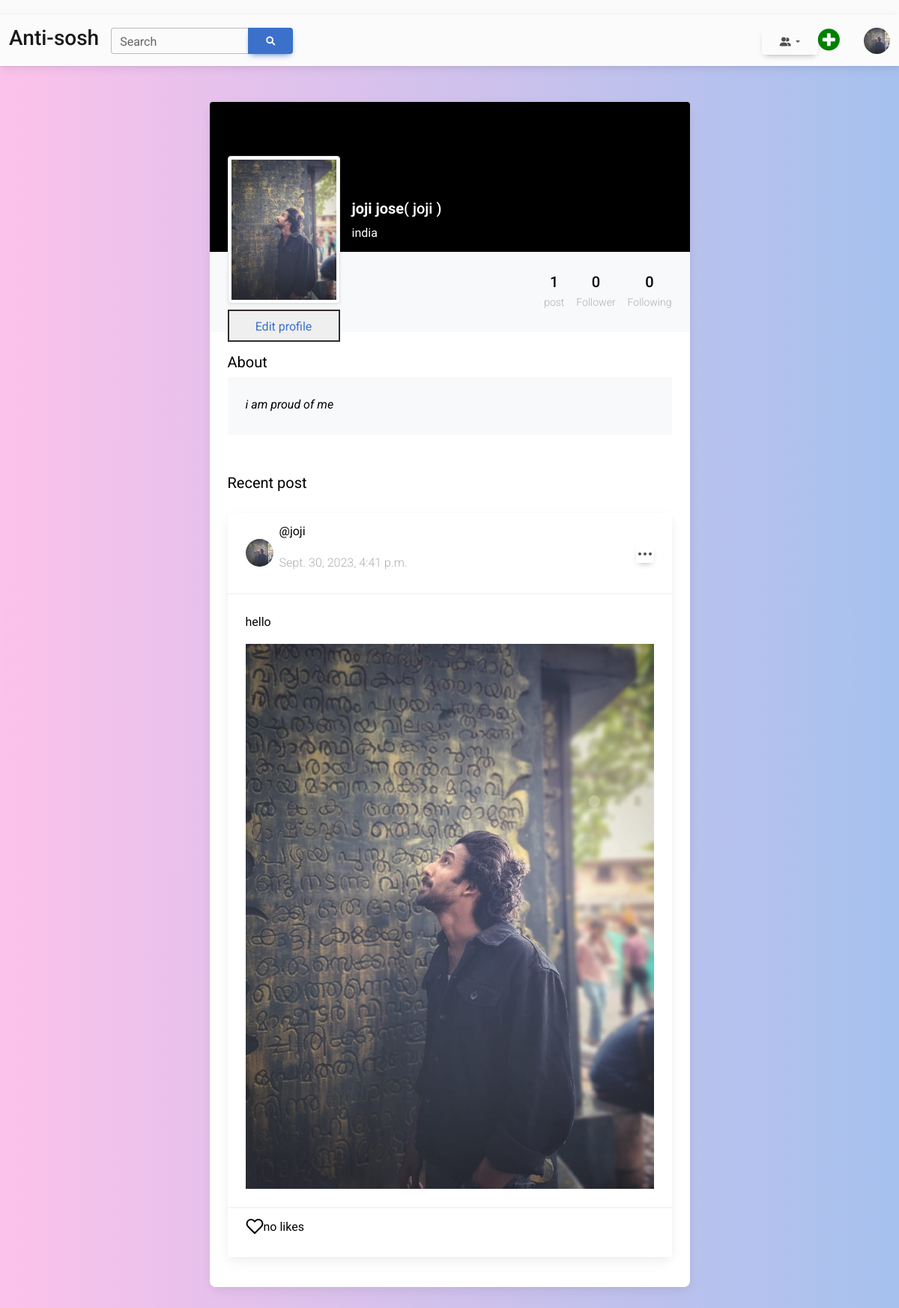
The app's page /profile/joji (signed in) with its own data.
### core/models.py (models this page shows, shortened)
class profile(models.Model):
    firstnm = models.CharField(blank=True, max_length=100)
    lastnm = models.CharField(blank=True, max_length=100)
    user = models.ForeignKey(user, on_delete=models.CASCADE)
    id_user = models.IntegerField()
    bio = models.TextField(blank=True)
    email = models.TextField(max_length=100, blank=True)
    profileimg = models.ImageField(upload_to="profile_image", default='user-6380868_1280.webp')
    location = models.CharField(max_length=100,)

class Post(models.Model):
    id = models.UUIDField(primary_key=True, default=uuid.uuid4)
    user = models.CharField(max_length=100)
    image = models.ImageField(upload_to="post_image")
    caption = models.TextField()
    created_at =models.DateTimeField(auto_now_add=True)
    no_of_like = models.IntegerField(default=0)

### core/views.py (the view)
# urls.py: path('profile/<str:pk>', views.profile_usr, name='profile_usr'),
@login_required(login_url='signin')
def profile_usr(request, pk):
    user_object = User.objects.get(username=pk)
    user_profile = profile.objects.get(user=user_object)
    user_post = Post.objects.filter(user=pk)
    user_post_length = len(user_post)
    follwr = request.user.username
    user = pk
    if FollowerCount.objects.filter(follower=follwr, user=pk).first():
        button_text = 'Unfollow'
    else:
        button_text = 'Follow'
    flwr_count = len(FollowerCount.objects.filter(user=pk))
    flwng_count = len(FollowerCount.objects.filter(follower=pk))
    context = {
        'user_object' : user_object,
        'user_profile' : user_profile,
        'user_post' : user_post,
        'user_post_length' : user_post_length,
        'button_text' : button_text,
        'flwr_count' : flwr_count,
        'flwng_count' : flwng_count
    }
    return render(request, 'profile.html', context)

### templates/profile.html (shortened to what this page needs)
{% extends 'base.html' %}
{% block body %}
<section class="h-100 gradient-custom-2">
    <div class="container py-5 h-100">
      <form action="/follow" method="post">
      <div class="row d-flex justify-content-center align-items-center h-100">
        <div class="col col-lg-9 col-xl-7">
          <div class="card">
            <div class="rounded-top text-white d-flex flex-row" style="background-color: #000; height:200px;">
              <div class="ms-4 mt-5 d-flex flex-column" style="width: 150px;">
                <img src="{{user_profile.profileimg.url}}"
                  alt="Generic placeholder image" class="img-fluid img-thumbnail mt-4 mb-2"
                  style="width: 150px; z-index: 1">
                    {% if user_object.username == user.username %}
                    <button type="button" class="btn-outline-dark " data-mdb-ripple-color="dark"
                style="z-index: 1;">
				<a href="/setting"> Edit profile</a>
              </button>
                    {% else %}
					<button type="submit" class="btn-outline-dark " data-mdb-ripple-color="dark"
					style="z-index: 1;">
					{{button_text}}
				  </button>
				     {% endif %}
              </div>
              <div class="ms-3" style="margin-top: 130px;">
                <h5><strong>{{user_profile.firstnm}} {{user_profile.lastnm}}</strong>( {{user_profile.user}} )</h5>
                <p>{{user_profile.location}}</p>
              </div>
            </div>
            <div class="p-4 text-black" style="background-color: #f8f9fa;">
              <div class="d-flex justify-content-end text-center py-1">
                <div>
                    {% if user_post_length == 0 %}
                    <p class="mb-1 h5">{{user_post_length}}</p>
                  <p class="small text-muted mb-0">No post</p>
                  {% elif user_post_length == 1%}
                  <p class="mb-1 h5">{{user_post_length}}</p>
                  <p class="small text-muted mb-0">post</p>
                  {% else %}
                  <p class="mb-1 h5">{{user_post_length}}</p>
                  <p class="small text-muted mb-0">posts</p>
                  {% endif %}
                </div>
                <div class="px-3">
                    {% if flwr_count == 0 or flwr_count == 1 %}
                  <p class="mb-1 h5">{{flwr_count}}</p>
                  <p class="small text-muted mb-0">Follower</p>
                  {% else %}
                  <p class="mb-1 h5">{{flwr_count}}</p>
                  <p class="small text-muted mb-0">Followers</p>
                  {% endif %}
                </div>
                <div>
                  <p class="mb-1 h5">{{flwng_count}}</p>
                  <p class="small text-muted mb-0">Following</p>
                </div>
              </div>
            </div>
            <div class="card-body p-4 text-black">
              <div class="mb-5">
                <p class="lead fw-normal mb-1">About</p>
                <div class="p-4" style="background-color: #f8f9fa;">
                  <p class="font-italic mb-1">{{user_profile.bio}}</p>
                </div>
              </div>
			  <div class="d-flex justify-content-between align-items-center mb-4">
        </form>
				<p class="lead fw-normal mb-0">Recent post</p>
			  </div>
			  {% for post in user_post  %}
				  <div class="row">
					  <div class="col-md-12 grid-margin">
						  <div class="card rounded">
							  <div class="card-header">
								  <div class="d-flex align-items-center justify-content-between">
									  <div class="d-flex align-items-center">
										  <img class="img-xs rounded-circle" src="{{user_profile.profileimg.url}}" alt="">
										  <div class="ml-2">
											  <p>@{{post.user}}</p>
											  <p class="text-muted">{{post.created_at}}</p>
										  </div>
									  </div>
									  <div class="dropdown">
										  <button class="btn p-0" type="button" id="dropdownMenuButton2" data-toggle="dropdown" aria-haspopup="true" aria-expanded="false">
										  </button>
									  </div>
								  </div>
							  </div>
							  <div class="card-body">
								  <p class="mb-3 tx-14">{{post.caption}}</p>
								  <img class="img-fluid" src="{{post.image.url}}" alt="">
							  </div>
							  <div class="card-footer">
								  <div class="d-flex post-actions">
										  {% if post.no_of_like == 0 %}
											  <p>no likes</p>
											  {% elif post.no_of_like == 1 %}
											  <p>liked by {{post.no_of_like}} person</p>
											  {% else %}
											  <p> liked by {{post.no_of_like}} people</p>
											  {% endif %}
								  </div>
							  </div>
						  </div>
					  </div>
				  </div>
			  {% endfor %}
  </section>
    {% endblock  %}

### templates/base.html (shortened to what this page needs)
{% load static %}
<!DOCTYPE html>
<html lang="en">
<head>
<link rel="stylesheet" href="https://cdn.jsdelivr.net/npm/bootstrap@4.6.2/dist/css/bootstrap.min.css">
<link
  href="https://cdnjs.cloudflare.com/ajax/libs/font-awesome/6.0.0/css/all.min.css"
  rel="stylesheet"
/>
<link rel="stylesheet" href="https://cdnjs.cloudflare.com/ajax/libs/font-awesome/4.7.0/css/font-awesome.min.css">
<link rel="stylesheet" href="{% static 'css/demo.css' %}">
<link rel="stylesheet" href="{% static 'css/pfl.css' %}">
<link rel="stylesheet" href="{% static 'css/style.css' %}">
<link
  href="https://cdnjs.cloudflare.com/ajax/libs/mdb-ui-kit/6.3.1/mdb.min.css"
  rel="stylesheet"
/>
<link rel="stylesheet" href="{% static 'css/stng.css' %}">
</head>
<body>
<nav class="navbar navbar-expand-lg navbar-light bg-light">
    <div class="container-fluid">
      <div class="collapse navbar-collapse" id="navbarSupportedContent">
        <a class="navbar-brand mt-2 mt-lg-0" href="/">
          <h3>Anti-sosh</h3>
        </a>
        <form action="/search" method="POST" enctype="multipart/form">
        <ul class="navbar-nav me-auto mb-2 mb-lg-0">
          <div class="input-group">
            <div class="form-outline">
              <input name="username" id="search-focus" type="search" id="form1" class="form-control" />
              <label class="form-label" for="form1">Search</label>
            </div>
            <button type="submit" class="btn btn-primary">
              <i class="fas fa-search"></i>
            </button>
          </div>
        </ul>
      </form>
      </div>
      <div class="btn-group">
        <button type="button" class=" btn dropdown-toggle" data-toggle="dropdown" aria-haspopup="true" aria-expanded="false">
          <i class="fa-solid fa-user-group"></i>
        </button>
      </div>
      <ul  class="navbar-nav me-auto  mb-lg-0">
      <div class="dropdown">
        <a
          class=" "
          href="#"
          role="button"
          id="dropdownMenuLink"
          data-mdb-toggle="dropdown"
          aria-expanded="false"
        >
        <i class="fa fa-plus-circle " style="font-size:34px; color: green;"></i>
        </a>
      </div>
    </ul>
    <ul  >
      <br>
    </ul>
        <div class="dropdown">
          <a
            class="dropdown-toggle d-flex align-items-center hidden-arrow"
            href="#"
            id="navbarDropdownMenuAvatar"
            role="button"
            data-mdb-toggle="dropdown"
            aria-expanded="false"
          >
            <img
              src="{{user_profile.profileimg.url}}"
              class="rounded-circle"
              height="35"
              width="35"
              loading="lazy"
            /> <br>
          </a>
        </div>
      </div>
  </nav>
    {% block body %}
    {% endblock  %}
</body>
</html>

### static/css/demo.css (style rules this page uses)
body { background-color: #f9fafb; margin-top:20px; }
.img-xs { width: 37px; height: 37px; }
.rounded-circle { border-radius: 50% !important; }
img { vertical-align: middle; border-style: none; }
.card-header:first-child { border-radius: 0 0 0 0; }
.card-header { padding: 0.875rem 1.5rem; margin-bottom: 0; background-color: rgba(0, 0, 0, 0); border-bottom: 1px solid #f2f4f9; }
.card-footer:last-child { border-radius: 0 0 0 0; }
.card-footer { padding: 0.875rem 1.5rem; background-color: rgba(0, 0, 0, 0); border-top: 1px solid #f2f4f9; }
.grid-margin { margin-bottom: 1rem; }
.card { box-shadow: 0 0 10px 0 rgba(183, 192, 206, 0.2); -webkit-box-shadow: 0 0 10px 0 rgba(183, 192, 206, 0.2); -moz-box-shadow: 0 0 10px 0 rgba(183, 192, 206, 0.2); -ms-box-shadow: 0 0 10px 0 rgba(183, 192, 206, 0.2); }
.rounded { border-radius: 0.25rem !important; }
.card { position: relative; display: flex; flex-direction: column; min-width: 0; word-wrap: break-word; background-color: #fff; background-clip: border-box; border: 1px solid #f2f4f9; border-radius: 0.25rem; }

### static/css/pfl.css (style rules this page uses)
.gradient-custom-2 { background: #fbc2eb; background: -webkit-linear-gradient(to right, rgba(251, 194, 235, 1), rgba(166, 193, 238, 1)); background: linear-gradient(to right, rgba(251, 194, 235, 1), rgba(166, 193, 238, 1)) }

### static/css/stng.css (style rules this page uses)
body { color: #8e9194; background-color: #f4f6f9; }
.rounded-circle { border-radius: 50% !important; }
img { vertical-align: middle; border-style: none; }
.text-muted { color: #aeb0b4 !important; }
.text-muted { font-weight: 300; }
.form-control { display: block; width: 100%; height: calc(1.5em + 0.75rem + 2px); padding: 0.375rem 0.75rem; font-size: 0.875rem; font-weight: 400; line-height: 1.5; color: #4d5154; background-color: #ffffff; background-clip: padding-box; border: 1px solid #eef0f3; border-radius: 0.25rem; transition: border-color 0.15s ease-in-out, box-shadow 0.15s ease-in-out; }

### templates/base.html (style rules this page uses)
body { margin-top:20px; background:#FAFAFA; }

### records on screen
profile: profileimg (picture), firstnm "joji", lastnm "jose", user "joji", location "india", bio "i am proud of me"
Post: profileimg (picture), user "joji", created_at "Sept. 30, 2023, 4:41 p.m.", caption "hello", image (picture), no_of_like "no likes"

### other values on screen
{{ user_post_length }} "1"
{{ flwr_count }} "0"
{{ flwng_count }} "0"
